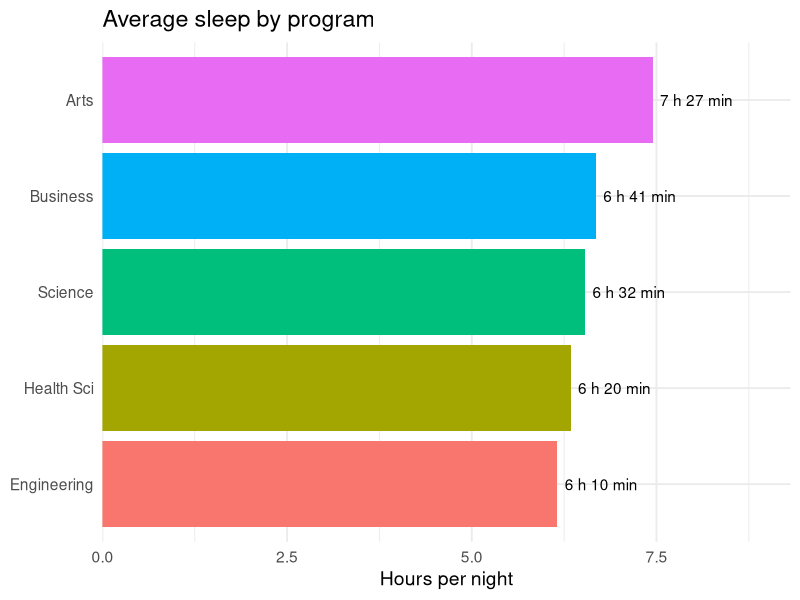
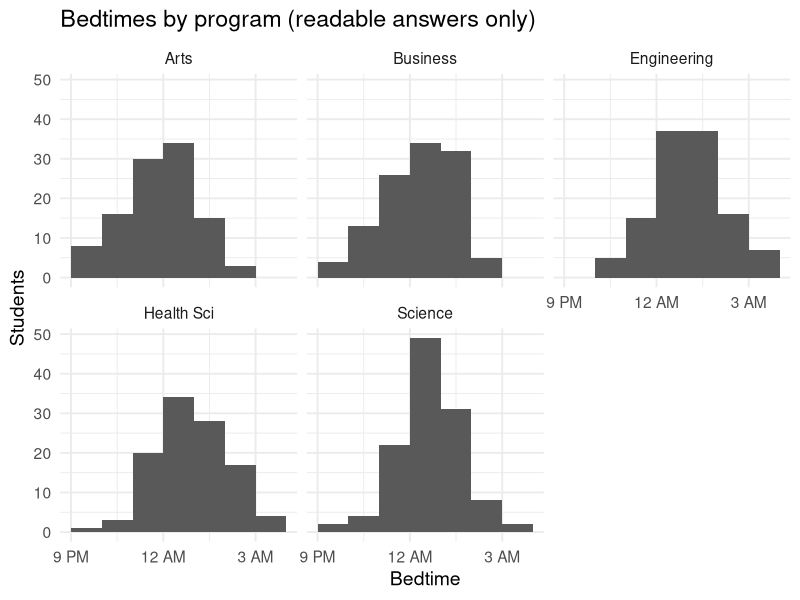

The R source for these figures, in order:
## ---- chunk 1
#| context: setup
library(dplyr)
library(tibble)
library(ggplot2)
library(tidyverse)
library(readr)

survey <- read_csv("data/sleep_survey_v2.csv", show_col_types = FALSE)
## ---- chunk 2
survey |>
  filter(!is.na(sleep_hours)) |>
  group_by(program) |>
  summarize(mean_sleep = mean(sleep_hours)) |>
  mutate(
    hours = mean_sleep %/% 1,
    minutes = round((mean_sleep %% 1) * 60),
    program = fct_reorder(program, mean_sleep),
    label = str_glue("{hours} h {minutes} min")
  ) |>
  ggplot(aes(x = mean_sleep, y = program, fill = program)) +
  geom_col(show.legend = FALSE) +
  geom_text(aes(label = label), hjust = -0.1) +
  scale_x_continuous(expand = expansion(mult = c(0, 0.25))) +
  labs(
    title = "Average sleep by program",
    x = "Hours per night", y = NULL
  ) +
  theme_minimal(base_size = 14)
## ---- chunk 3
survey |>
  select(program, bedtime) |>
  mutate(bedtime_clean = str_to_lower(str_trim(bedtime))) |>
  separate_wider_delim(
    bedtime_clean, delim = " ", names = c("time", "ampm"),
    too_few = "align_start", too_many = "merge"
  ) |>
  filter(ampm %in% c("am", "pm")) |>
  mutate(
    hour = (parse_number(time) %/% 1) %% 12,
    hour = if_else(ampm == "pm", hour + 12, hour),
    hour = if_else(hour < 12, hour + 24, hour)   # after midnight counts as later
  ) |>
  ggplot(aes(x = hour)) +
  geom_histogram(binwidth = 1, boundary = 0, closed = "left") +
  facet_wrap(~ program) +
  scale_x_continuous(
    breaks = c(21, 24, 27),
    labels = c("9 PM", "12 AM", "3 AM")
  ) +
  labs(
    title = "Bedtimes by program (readable answers only)",
    x = "Bedtime", y = "Students"
  ) +
  theme_minimal(base_size = 14)
